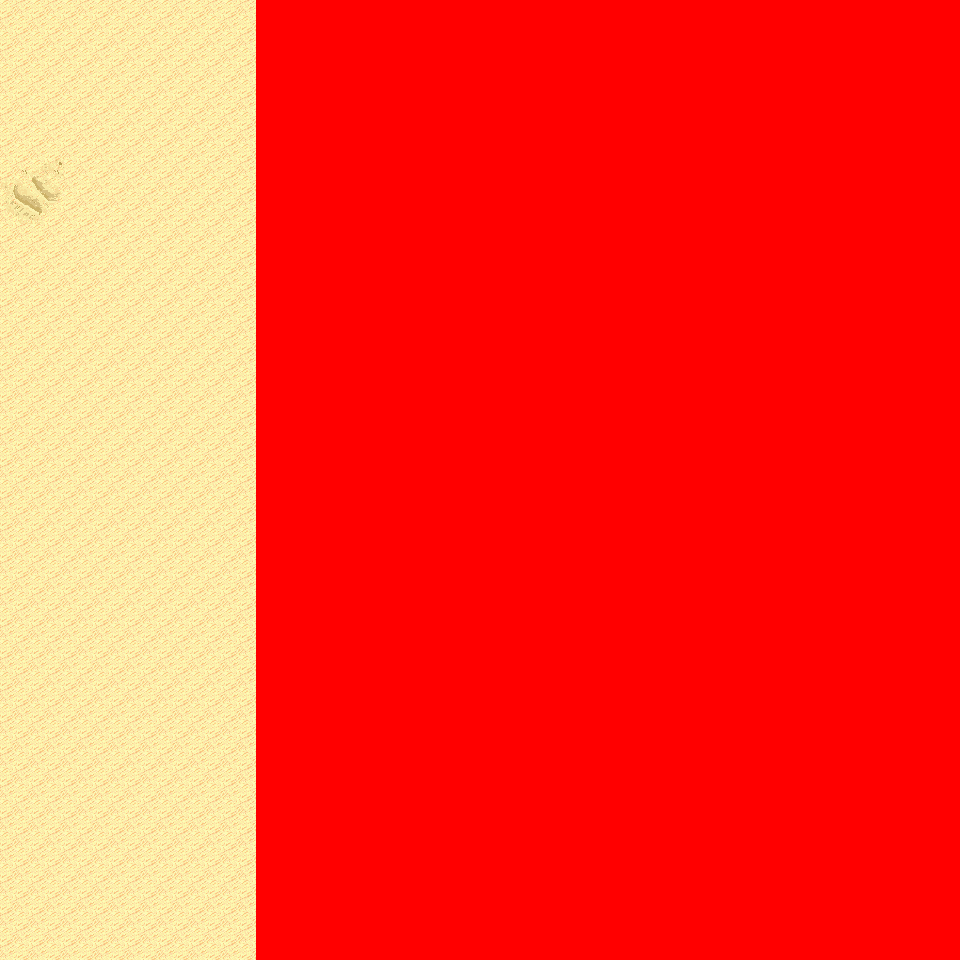

This is a level from a 2D game, rendered from its Tiled map with the project's own tilesets. A one-line summary and the map file follow, with tile-layer data summarised:
An orthogonal 30x30 tile map with 32x32 px tiles, 6 tile layers (Ground, Object, Object2, Above, ...), 8 tilesets and 3 objects (3x mapchange).

<map version="1.0" orientation="orthogonal" renderorder="right-down" width="30" height="30" tilewidth="32" tileheight="32" nextobjectid="4">
  <tileset firstgid="1" name="tileset_logic_collision" tilewidth="32" tileheight="32" tilecount="1" columns="1">
    <image source="../drawable/tileset_logic_collision.png" width="32" height="32" />
  </tileset>
  <tileset firstgid="2" name="tileset_ground_ground" tilewidth="32" tileheight="32" tilecount="33" columns="3">
    <image source="../drawable/tileset_ground_ground.png" width="96" height="352" />
  </tileset>
  <tileset firstgid="35" name="tileset_ground_ridge_earth_pale" tilewidth="32" tileheight="32" tilecount="96" columns="12">
    <image source="../drawable/tileset_ground_ridge_earth_pale.png" width="384" height="256" />
  </tileset>
  <tileset firstgid="131" name="tileset_ground_ridge_earth_dark" tilewidth="32" tileheight="32" tilecount="96" columns="12">
    <image source="../drawable/tileset_ground_ridge_earth_dark.png" width="384" height="256" />
  </tileset>
  <tileset firstgid="227" name="tileset_terrain_desert" tilewidth="32" tileheight="32" tilecount="88" columns="8">
    <image source="../drawable/tileset_terrain_desert.png" width="256" height="352" />
  </tileset>
  <tileset firstgid="315" name="tileset_plant_tree_tree_darkgreen" tilewidth="32" tileheight="32" tilecount="88" columns="8">
    <image source="../drawable/tileset_plant_tree_tree_darkgreen.png" width="256" height="352" />
  </tileset>
  <tileset firstgid="403" name="tileset_plant_cactus_2" tilewidth="32" tileheight="32" tilecount="10" columns="5">
    <image source="../drawable/tileset_plant_cactus_2.png" width="160" height="64" />
  </tileset>
  <tileset firstgid="413" name="tileset_ground_sand_2" tilewidth="32" tileheight="32" tilecount="15" columns="5">
    <image source="../drawable/tileset_ground_sand_2.png" width="160" height="96" />
  </tileset>
  <layer name="Ground" width="30" height="30">
    <data>[900 cells, 900 non-empty, 8 distinct tile ids]</data>
  </layer>
  <layer name="Object" width="30" height="30">
    <data>[900 cells, 169 non-empty, 20 distinct tile ids]</data>
  </layer>
  <layer name="Object2" width="30" height="30">
    <data>[900 cells, 0 non-empty, 0 distinct tile ids]</data>
  </layer>
  <layer name="Above" width="30" height="30">
    <data>[900 cells, 177 non-empty, 17 distinct tile ids]</data>
  </layer>
  <layer name="Above2" width="30" height="30">
    <data>[900 cells, 0 non-empty, 0 distinct tile ids]</data>
  </layer>
  <layer name="Walkable" width="30" height="30">
    <data>[900 cells, 660 non-empty, 1 distinct tile ids]</data>
  </layer>
  <objectgroup name="MapEvents">
    <object id="1" name="north" type="mapchange" x="0" y="0" width="256" height="32">
      <properties>
        <property name="map" value="0_ados_mountain_n2_w2_x3_y0" />
        <property name="place" value="south" />
      </properties>
    </object>
    <object id="2" name="south" type="mapchange" x="0" y="928" width="256" height="32">
      <properties>
        <property name="map" value="0_ados_mountain_n2_w2_x3_y2" />
        <property name="place" value="north" />
      </properties>
    </object>
    <object id="3" name="west" type="mapchange" x="0" y="0" width="32" height="960">
      <properties>
        <property name="map" value="0_ados_mountain_n2_w2_x2_y1" />
        <property name="place" value="east" />
      </properties>
    </object>
  </objectgroup>
</map>
